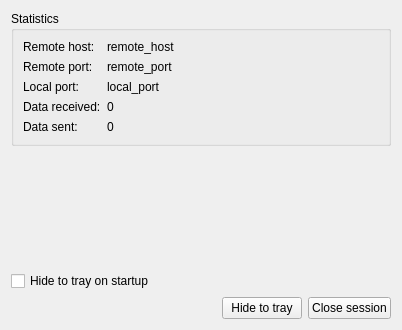
<?xml version="1.0" encoding="UTF-8"?>
<ui version="4.0">
 <class>PortForwardingSessionWindow</class>
 <widget class="QWidget" name="PortForwardingSessionWindow">
  <property name="geometry">
   <rect>
    <x>0</x>
    <y>0</y>
    <width>402</width>
    <height>330</height>
   </rect>
  </property>
  <property name="windowTitle">
   <string>Port Forwarding</string>
  </property>
  <layout class="QVBoxLayout" name="verticalLayout_2">
   <item>
    <widget class="QGroupBox" name="groupBox">
     <property name="title">
      <string>Statistics</string>
     </property>
     <layout class="QVBoxLayout" name="verticalLayout">
      <item>
       <layout class="QFormLayout" name="formLayout">
        <item row="0" column="0">
         <widget class="QLabel" name="label_remote_host">
          <property name="text">
           <string>Remote host:</string>
          </property>
         </widget>
        </item>
        <item row="0" column="1">
         <widget class="QLabel" name="label_remote_host_value">
          <property name="text">
           <string notr="true">remote_host</string>
          </property>
         </widget>
        </item>
        <item row="1" column="0">
         <widget class="QLabel" name="label_remote_port">
          <property name="text">
           <string>Remote port:</string>
          </property>
         </widget>
        </item>
        <item row="1" column="1">
         <widget class="QLabel" name="label_remote_port_value">
          <property name="text">
           <string notr="true">remote_port</string>
          </property>
         </widget>
        </item>
        <item row="2" column="0">
         <widget class="QLabel" name="label_local_port">
          <property name="text">
           <string>Local port:</string>
          </property>
         </widget>
        </item>
        <item row="2" column="1">
         <widget class="QLabel" name="label_local_port_value">
          <property name="text">
           <string notr="true">local_port</string>
          </property>
         </widget>
        </item>
        <item row="3" column="0">
         <widget class="QLabel" name="labelReceived">
          <property name="text">
           <string>Data received:</string>
          </property>
         </widget>
        </item>
        <item row="3" column="1">
         <widget class="QLabel" name="labelReceivedValue">
          <property name="text">
           <string notr="true">0</string>
          </property>
         </widget>
        </item>
        <item row="4" column="0">
         <widget class="QLabel" name="labelSent">
          <property name="text">
           <string>Data sent:</string>
          </property>
         </widget>
        </item>
        <item row="4" column="1">
         <widget class="QLabel" name="labelSentValue">
          <property name="text">
           <string notr="true">0</string>
          </property>
         </widget>
        </item>
       </layout>
      </item>
     </layout>
    </widget>
   </item>
   <item>
    <spacer name="verticalSpacer">
     <property name="orientation">
      <enum>Qt::Vertical</enum>
     </property>
     <property name="sizeHint" stdset="0">
      <size>
       <width>20</width>
       <height>1</height>
      </size>
     </property>
    </spacer>
   </item>
   <item>
    <widget class="QCheckBox" name="checkbox_hide_to_tray">
     <property name="text">
      <string>Hide to tray on startup</string>
     </property>
    </widget>
   </item>
   <item>
    <layout class="QHBoxLayout" name="horizontalLayout">
     <item>
      <spacer name="horizontalSpacer">
       <property name="orientation">
        <enum>Qt::Horizontal</enum>
       </property>
       <property name="sizeHint" stdset="0">
        <size>
         <width>40</width>
         <height>20</height>
        </size>
       </property>
      </spacer>
     </item>
     <item>
      <widget class="QPushButton" name="button_hide_to_tray">
       <property name="text">
        <string>Hide to tray</string>
       </property>
      </widget>
     </item>
     <item>
      <widget class="QPushButton" name="button_close">
       <property name="text">
        <string>Close session</string>
       </property>
      </widget>
     </item>
    </layout>
   </item>
  </layout>
 </widget>
 <resources/>
 <connections/>
</ui>
